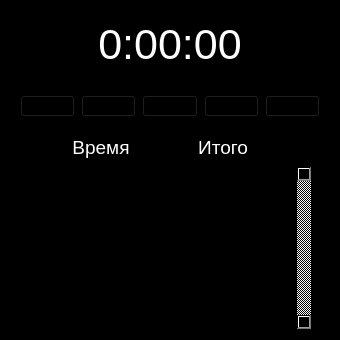
<?xml version="1.0" encoding="UTF-8"?>
<ui version="4.0">
 <class>MainWindow</class>
 <widget class="QMainWindow" name="MainWindow">
  <property name="geometry">
   <rect>
    <x>0</x>
    <y>0</y>
    <width>340</width>
    <height>340</height>
   </rect>
  </property>
  <property name="windowTitle">
   <string>Timer</string>
  </property>
  <property name="windowOpacity">
   <double>0.700000000000000</double>
  </property>
  <property name="styleSheet">
   <string notr="true">background-color: rgb(0, 0, 0);</string>
  </property>
  <property name="tabShape">
   <enum>QTabWidget::Rounded</enum>
  </property>
  <property name="unifiedTitleAndToolBarOnMac">
   <bool>false</bool>
  </property>
  <widget class="QWidget" name="centralwidget">
   <layout class="QVBoxLayout" name="verticalLayout">
    <item>
     <widget class="QFrame" name="up_frame">
      <property name="frameShape">
       <enum>QFrame::StyledPanel</enum>
      </property>
      <property name="frameShadow">
       <enum>QFrame::Raised</enum>
      </property>
      <layout class="QVBoxLayout" name="verticalLayout_2">
       <property name="topMargin">
        <number>0</number>
       </property>
       <property name="bottomMargin">
        <number>0</number>
       </property>
       <item alignment="Qt::AlignTop">
        <widget class="QFrame" name="timer_frame">
         <property name="frameShape">
          <enum>QFrame::StyledPanel</enum>
         </property>
         <property name="frameShadow">
          <enum>QFrame::Raised</enum>
         </property>
         <layout class="QVBoxLayout" name="verticalLayout_3">
          <item>
           <widget class="QLabel" name="timer">
            <property name="sizePolicy">
             <sizepolicy hsizetype="Preferred" vsizetype="Expanding">
              <horstretch>0</horstretch>
              <verstretch>0</verstretch>
             </sizepolicy>
            </property>
            <property name="font">
             <font>
              <pointsize>32</pointsize>
              <weight>50</weight>
              <bold>false</bold>
             </font>
            </property>
            <property name="styleSheet">
             <string notr="true">color: rgb(255, 255, 255);</string>
            </property>
            <property name="text">
             <string>0:00:00</string>
            </property>
            <property name="alignment">
             <set>Qt::AlignCenter</set>
            </property>
           </widget>
          </item>
         </layout>
        </widget>
       </item>
       <item alignment="Qt::AlignBottom">
        <widget class="QFrame" name="button_frame">
         <property name="frameShape">
          <enum>QFrame::StyledPanel</enum>
         </property>
         <property name="frameShadow">
          <enum>QFrame::Raised</enum>
         </property>
         <layout class="QHBoxLayout" name="horizontalLayout">
          <property name="leftMargin">
           <number>0</number>
          </property>
          <property name="rightMargin">
           <number>0</number>
          </property>
          <item>
           <widget class="QPushButton" name="close_button">
            <property name="text">
             <string/>
            </property>
            <property name="icon">
             <iconset>
              <normaloff>Icons/close.png</normaloff>Icons/close.png</iconset>
            </property>
           </widget>
          </item>
          <item>
           <widget class="QPushButton" name="minimize_button">
            <property name="text">
             <string/>
            </property>
            <property name="icon">
             <iconset>
              <normaloff>Icons/minimize-sign.png</normaloff>Icons/minimize-sign.png</iconset>
            </property>
           </widget>
          </item>
          <item>
           <widget class="QPushButton" name="pause_button">
            <property name="text">
             <string/>
            </property>
            <property name="icon">
             <iconset>
              <normaloff>Icons/play-button-arrowhead.png</normaloff>Icons/play-button-arrowhead.png</iconset>
            </property>
           </widget>
          </item>
          <item>
           <widget class="QPushButton" name="flag_button">
            <property name="text">
             <string/>
            </property>
            <property name="icon">
             <iconset>
              <normaloff>Icons/pennant.png</normaloff>Icons/pennant.png</iconset>
            </property>
           </widget>
          </item>
          <item>
           <widget class="QPushButton" name="restart_button">
            <property name="acceptDrops">
             <bool>true</bool>
            </property>
            <property name="text">
             <string/>
            </property>
            <property name="icon">
             <iconset>
              <normaloff>Icons/sync.png</normaloff>Icons/sync.png</iconset>
            </property>
           </widget>
          </item>
         </layout>
        </widget>
       </item>
      </layout>
     </widget>
    </item>
    <item>
     <widget class="QFrame" name="bot_frame">
      <property name="frameShape">
       <enum>QFrame::StyledPanel</enum>
      </property>
      <property name="frameShadow">
       <enum>QFrame::Raised</enum>
      </property>
      <layout class="QVBoxLayout" name="verticalLayout_4">
       <property name="topMargin">
        <number>0</number>
       </property>
       <property name="bottomMargin">
        <number>0</number>
       </property>
       <item>
        <widget class="QFrame" name="title_frame">
         <property name="sizePolicy">
          <sizepolicy hsizetype="Preferred" vsizetype="Preferred">
           <horstretch>0</horstretch>
           <verstretch>0</verstretch>
          </sizepolicy>
         </property>
         <property name="frameShape">
          <enum>QFrame::StyledPanel</enum>
         </property>
         <property name="frameShadow">
          <enum>QFrame::Raised</enum>
         </property>
         <layout class="QHBoxLayout" name="horizontalLayout_2">
          <property name="topMargin">
           <number>0</number>
          </property>
          <property name="rightMargin">
           <number>9</number>
          </property>
          <property name="bottomMargin">
           <number>0</number>
          </property>
          <item>
           <spacer name="left_spacer">
            <property name="orientation">
             <enum>Qt::Horizontal</enum>
            </property>
            <property name="sizeType">
             <enum>QSizePolicy::Fixed</enum>
            </property>
            <property name="sizeHint" stdset="0">
             <size>
              <width>14</width>
              <height>20</height>
             </size>
            </property>
           </spacer>
          </item>
          <item>
           <widget class="QLabel" name="time_label">
            <property name="sizePolicy">
             <sizepolicy hsizetype="Preferred" vsizetype="Preferred">
              <horstretch>0</horstretch>
              <verstretch>0</verstretch>
             </sizepolicy>
            </property>
            <property name="font">
             <font>
              <pointsize>14</pointsize>
             </font>
            </property>
            <property name="styleSheet">
             <string notr="true">color: rgb(255, 255, 255);</string>
            </property>
            <property name="text">
             <string>Время</string>
            </property>
            <property name="alignment">
             <set>Qt::AlignCenter</set>
            </property>
           </widget>
          </item>
          <item>
           <widget class="QLabel" name="all_label">
            <property name="sizePolicy">
             <sizepolicy hsizetype="Preferred" vsizetype="Preferred">
              <horstretch>0</horstretch>
              <verstretch>0</verstretch>
             </sizepolicy>
            </property>
            <property name="font">
             <font>
              <pointsize>14</pointsize>
             </font>
            </property>
            <property name="styleSheet">
             <string notr="true">color: rgb(255, 255, 255);</string>
            </property>
            <property name="text">
             <string>Итого</string>
            </property>
            <property name="alignment">
             <set>Qt::AlignCenter</set>
            </property>
           </widget>
          </item>
          <item>
           <spacer name="right_spacer">
            <property name="orientation">
             <enum>Qt::Horizontal</enum>
            </property>
            <property name="sizeType">
             <enum>QSizePolicy::Fixed</enum>
            </property>
            <property name="sizeHint" stdset="0">
             <size>
              <width>30</width>
              <height>20</height>
             </size>
            </property>
           </spacer>
          </item>
         </layout>
        </widget>
       </item>
       <item>
        <widget class="QFrame" name="scroll_frame">
         <property name="sizePolicy">
          <sizepolicy hsizetype="Preferred" vsizetype="Expanding">
           <horstretch>0</horstretch>
           <verstretch>0</verstretch>
          </sizepolicy>
         </property>
         <property name="frameShape">
          <enum>QFrame::StyledPanel</enum>
         </property>
         <property name="frameShadow">
          <enum>QFrame::Raised</enum>
         </property>
         <layout class="QVBoxLayout" name="verticalLayout_5">
          <property name="topMargin">
           <number>0</number>
          </property>
          <property name="bottomMargin">
           <number>0</number>
          </property>
          <item>
           <widget class="QScrollArea" name="scrollArea">
            <property name="frameShape">
             <enum>QFrame::NoFrame</enum>
            </property>
            <property name="lineWidth">
             <number>0</number>
            </property>
            <property name="verticalScrollBarPolicy">
             <enum>Qt::ScrollBarAlwaysOn</enum>
            </property>
            <property name="horizontalScrollBarPolicy">
             <enum>Qt::ScrollBarAlwaysOff</enum>
            </property>
            <property name="widgetResizable">
             <bool>true</bool>
            </property>
            <widget class="QWidget" name="scrollAreaWidgetContents">
             <property name="geometry">
              <rect>
               <x>0</x>
               <y>0</y>
               <width>265</width>
               <height>157</height>
              </rect>
             </property>
             <layout class="QHBoxLayout" name="horizontalLayout_3">
              <item>
               <widget class="QFrame" name="scroll_frame_2">
                <property name="frameShape">
                 <enum>QFrame::StyledPanel</enum>
                </property>
                <property name="frameShadow">
                 <enum>QFrame::Raised</enum>
                </property>
                <layout class="QHBoxLayout" name="horizontalLayout_5">
                 <item>
                  <layout class="QVBoxLayout" name="all_layout"/>
                 </item>
                 <item>
                  <layout class="QVBoxLayout" name="time_layout"/>
                 </item>
                </layout>
               </widget>
              </item>
             </layout>
            </widget>
           </widget>
          </item>
         </layout>
        </widget>
       </item>
      </layout>
     </widget>
    </item>
   </layout>
  </widget>
 </widget>
 <resources/>
 <connections/>
 <slots>
  <slot>showBotFrame(bool)</slot>
 </slots>
</ui>
